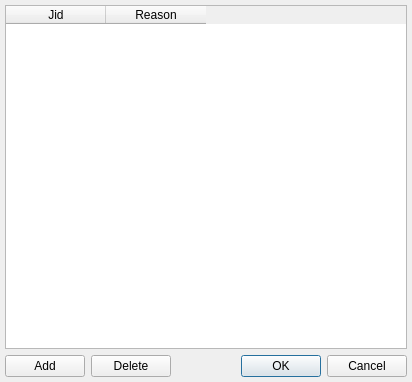
<ui version="4.0" >
 <class>EditUsersListDialogClass</class>
 <widget class="QDialog" name="EditUsersListDialogClass" >
  <property name="geometry" >
   <rect>
    <x>0</x>
    <y>0</y>
    <width>412</width>
    <height>382</height>
   </rect>
  </property>
  <property name="windowTitle" >
   <string>EditUsersListDialog</string>
  </property>
  <layout class="QVBoxLayout" >
   <property name="margin" >
    <number>5</number>
   </property>
   <item>
    <widget class="QTableWidget" name="tbwTable" >
     <property name="editTriggers" >
      <set>QAbstractItemView::DoubleClicked|QAbstractItemView::EditKeyPressed</set>
     </property>
     <property name="alternatingRowColors" >
      <bool>true</bool>
     </property>
     <property name="selectionMode" >
      <enum>QAbstractItemView::SingleSelection</enum>
     </property>
     <property name="selectionBehavior" >
      <enum>QAbstractItemView::SelectRows</enum>
     </property>
     <property name="sortingEnabled" >
      <bool>true</bool>
     </property>
     <property name="columnCount" >
      <number>2</number>
     </property>
     <column>
      <property name="text" >
       <string>Jid</string>
      </property>
     </column>
     <column>
      <property name="text" >
       <string>Reason</string>
      </property>
     </column>
    </widget>
   </item>
   <item>
    <layout class="QHBoxLayout" >
     <item>
      <widget class="QPushButton" name="pbtAdd" >
       <property name="text" >
        <string>Add</string>
       </property>
      </widget>
     </item>
     <item>
      <widget class="QPushButton" name="pbtDelete" >
       <property name="text" >
        <string>Delete</string>
       </property>
      </widget>
     </item>
     <item>
      <spacer>
       <property name="orientation" >
        <enum>Qt::Horizontal</enum>
       </property>
       <property name="sizeHint" stdset="0" >
        <size>
         <width>40</width>
         <height>20</height>
        </size>
       </property>
      </spacer>
     </item>
     <item>
      <widget class="QDialogButtonBox" name="btbButtons" >
       <property name="standardButtons" >
        <set>QDialogButtonBox::Cancel|QDialogButtonBox::Ok</set>
       </property>
      </widget>
     </item>
    </layout>
   </item>
  </layout>
 </widget>
 <layoutdefault spacing="6" margin="11" />
 <tabstops>
  <tabstop>tbwTable</tabstop>
  <tabstop>pbtAdd</tabstop>
  <tabstop>pbtDelete</tabstop>
  <tabstop>btbButtons</tabstop>
 </tabstops>
 <resources/>
 <connections>
  <connection>
   <sender>btbButtons</sender>
   <signal>accepted()</signal>
   <receiver>EditUsersListDialogClass</receiver>
   <slot>accept()</slot>
   <hints>
    <hint type="sourcelabel" >
     <x>250</x>
     <y>363</y>
    </hint>
    <hint type="destinationlabel" >
     <x>225</x>
     <y>376</y>
    </hint>
   </hints>
  </connection>
  <connection>
   <sender>btbButtons</sender>
   <signal>rejected()</signal>
   <receiver>EditUsersListDialogClass</receiver>
   <slot>reject()</slot>
   <hints>
    <hint type="sourcelabel" >
     <x>359</x>
     <y>362</y>
    </hint>
    <hint type="destinationlabel" >
     <x>388</x>
     <y>376</y>
    </hint>
   </hints>
  </connection>
 </connections>
</ui>
